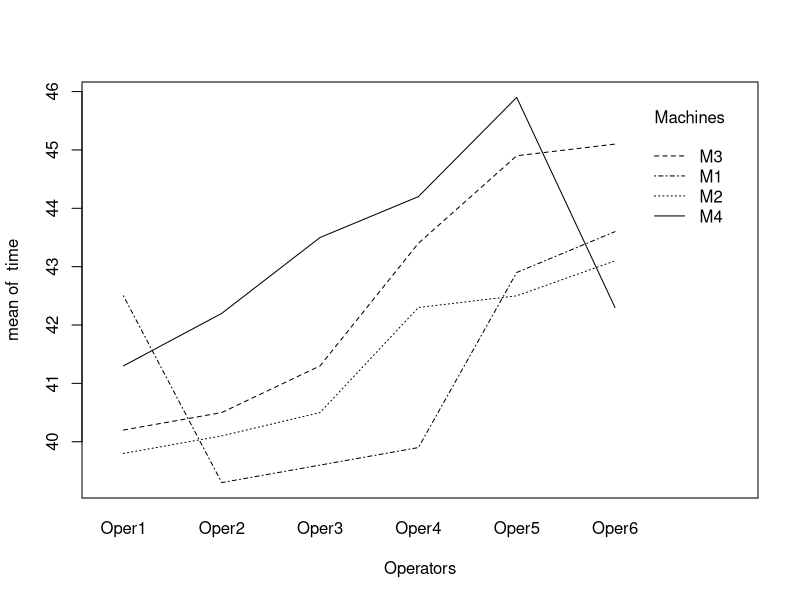
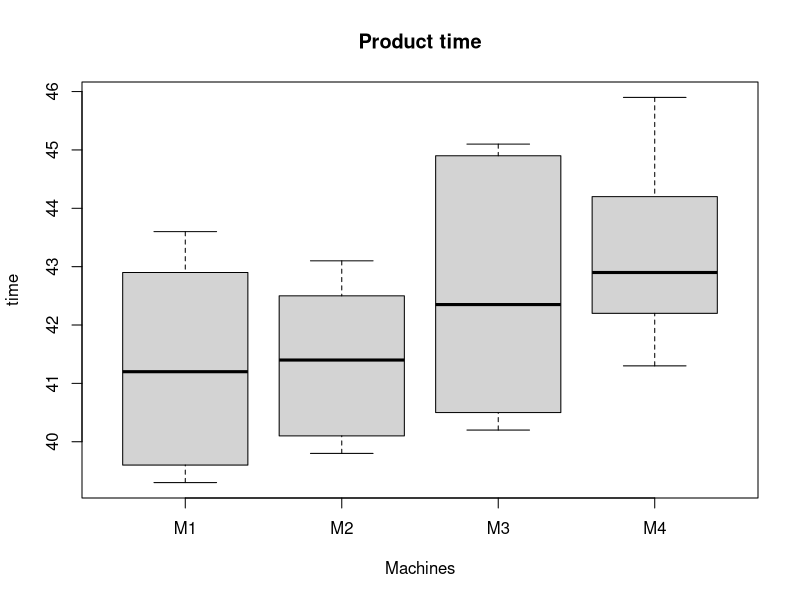
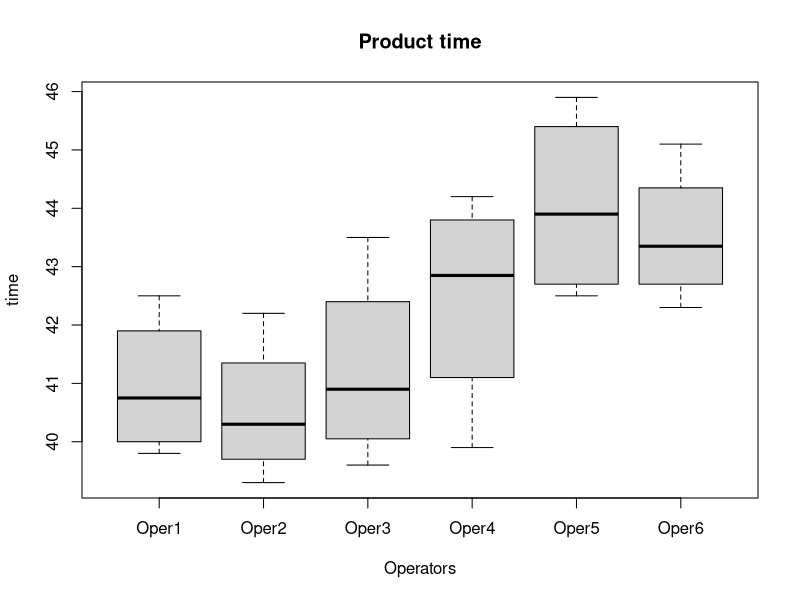
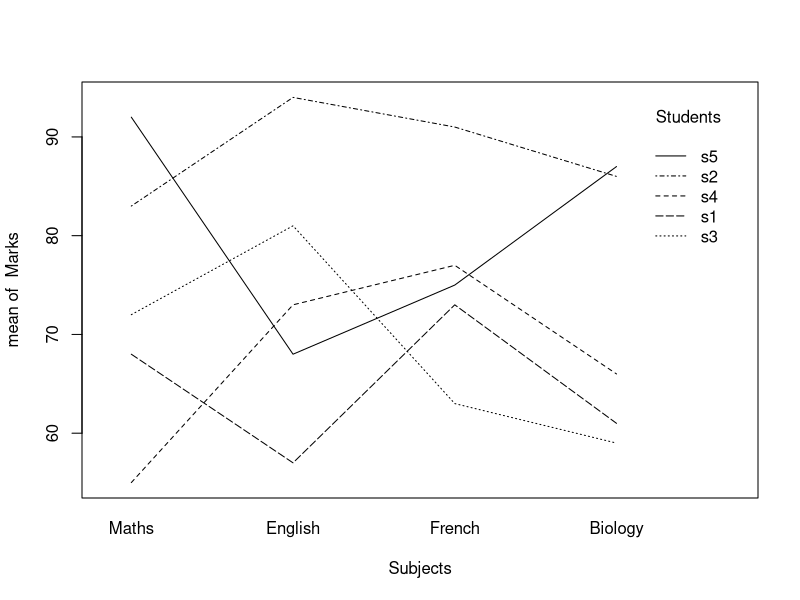
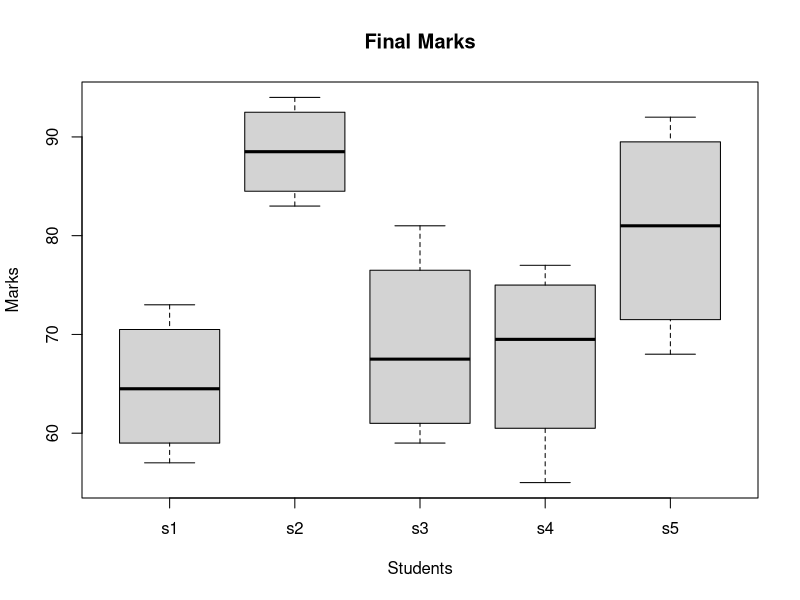
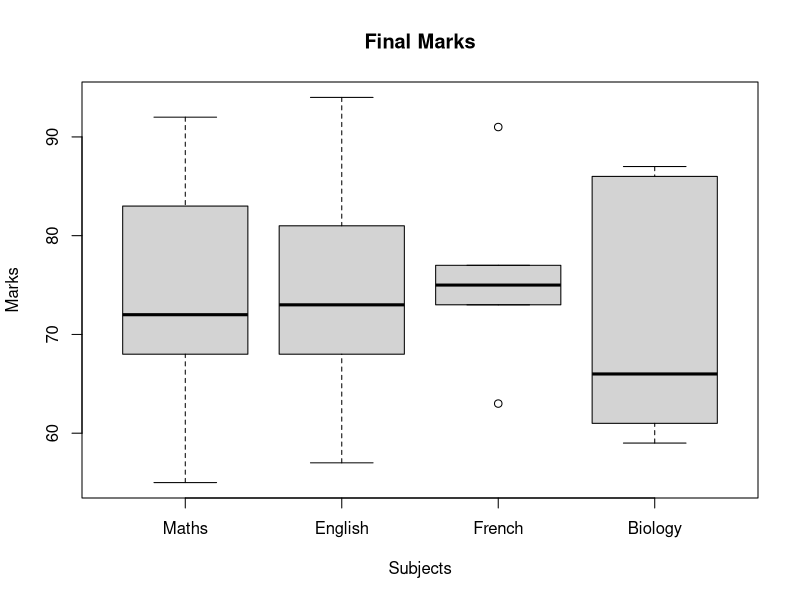

Recreate these plots in R, in order.
#Two way anova
# Problem 1
m1=c(42.5,39.3,39.6,39.9,42.9,43.6)
m1
m2=c(39.8,40.1,40.5,42.3,42.5,43.1)
m2
m3=c(40.2,40.5,41.3,43.4,44.9,45.1)
m3
m4=c(41.3,42.2,43.5,44.2,45.9,42.3)
m4
data=data.frame(m1,m2,m3,m4)
data
data=t(data)
data

time=c(t(as.matrix(data)))
time

f=c("Oper1","Oper2","Oper3","Oper4","Oper5","Oper6")
f
g=c("M1","M2","M3","M4")
g
k=ncol(data)
k
n=nrow(data)
n
Operators=gl(k,1,n*k,factor(f))
Operators
Machines=gl(n,k,n*k,factor(g))
Machines
anova=aov(time ~ Machines + Operators)

summary(anova)

interaction.plot(Operators,Machines,time)
plot(time ~ Machines+Operators,main="Product time")

# Problem 2

s1=c(68,57,73,61)
s1
s2=c(83,94,91,86)
s2
s3=c(72,81,63,59)
s3
s4=c(55,73,77,66)
s4
s5=c(92,68,75,87)
data=data.frame(s1,s2,s3,s4,s5)
data
data=t(data)
data

Marks=c(t(as.matrix(data)))
Marks

f=c("Maths","English","French","Biology")
f
g=c("s1","s2","s3","s4","s5")
g
k=ncol(data)
k
n=nrow(data)
n
Subjects=gl(k,1,n*k,factor(f))
Subjects
Students=gl(n,k,n*k,factor(g))
Students
anova=aov(Marks ~ Students + Subjects)

summary(anova)

interaction.plot(Subjects,Students,Marks)
plot(Marks ~ Students + Subjects,main="Final Marks")
